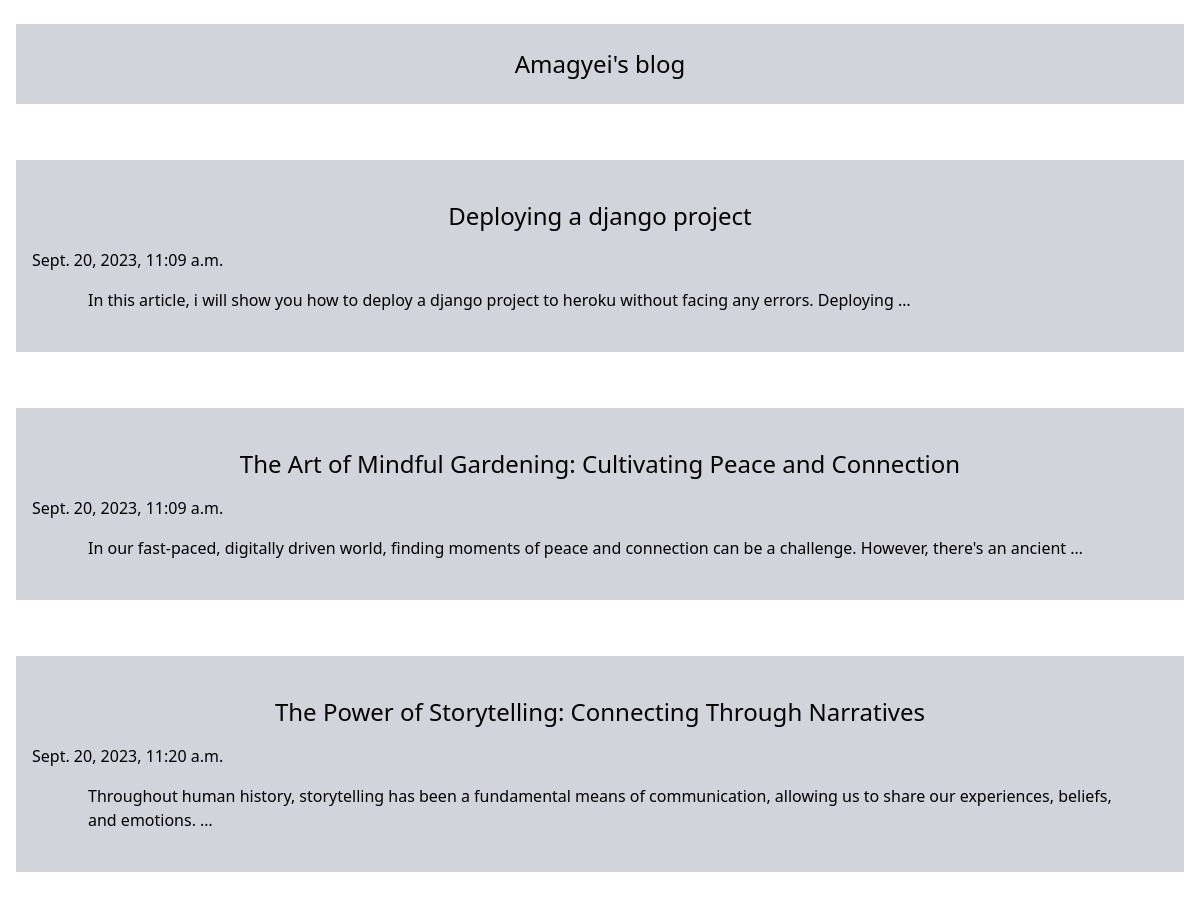
The page / on the database its author committed.
### posts/models.py (models this page shows, shortened)
class Post(models.Model):
    title = models.CharField(max_length=100)
    body  = models.TextField(max_length=100000)
    created_on = models.DateTimeField(default=datetime.now(), blank=True)

### posts/views.py (the view)
# urls.py: path('',views.index, name = 'index'),
def index(request):
    posts=Post.objects.all()
    return render (request, 'index.html', {'posts': posts})

### templates/index.html (shortened to what this page needs)
<!DOCTYPE html>
<html lang="en">
<head>
    <script src="https://cdn.tailwindcss.com"></script>
</head>
<body>
    <div class="bg-gray-300 py-6 px-4 mx-4 my-6 ">
        <h1 class="justify-center text-center text-2xl">Amagyei's blog</h1>
    </div>
    {%for post in posts %}
        <a href="/post/{{post.id }}" class="text-none">
            <div class="bg-gray-300 py-6 px-4 mx-4 my-14 ">
                <h1 class="justify-center text-center text-2xl py-4"> {{post.title}}</h1>
                <h5>{{post.created_on }}</h5>
                <p class="px-14  py-4">{{post.body| truncatewords:20}}</p>
            </div>
        </a>
    {% endfor %}
</body>
</html>

### rows shown on the page
Post: title "Deploying a django project", created_on "Sept. 20, 2023, 11:09 a.m.", body "In this article, i will show you how to deploy a django project to heroku without facing any errors. Deploying …"
Post: title "The Art of Mindful Gardening: Cultivating Peace and Connection", created_on "Sept. 20, 2023, 11:09 a.m.", body "In our fast-paced, digitally driven world, finding moments of peace and connection can be a challenge. However, there's an ancient …"
Post: title "The Power of Storytelling: Connecting Through Narratives", created_on "Sept. 20, 2023, 11:20 a.m.", body "Throughout human history, storytelling has been a fundamental means of communication, allowing us to share our experiences, beliefs, and emotions. …"
